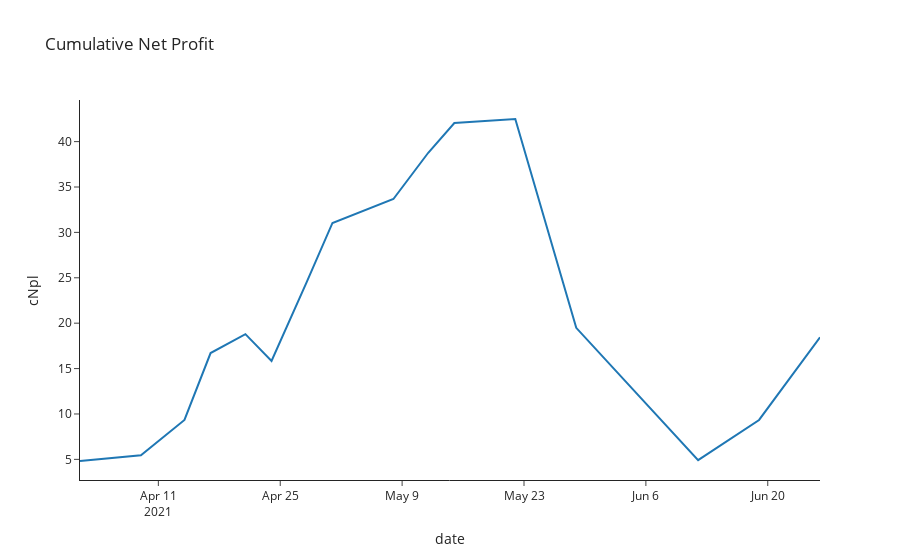

The notebook cell this image was saved under:
### Code cell
# Entire Period Cumulative PL

d = (
    df_test
    .merge(layBest[['track', 'race_distance']])
    .assign(npl=lambda x: x['lay_npl'])
    .assign(stake=1)
    .groupby(['date'], as_index=False)
    .agg({'npl': 'sum'})
)    


d['cNpl'] = d.npl.cumsum()

chart = px.line(d, x="date", y="cNpl", title='Cumulative Net Profit', template='simple_white')

chart

### Figure 1 — Plotly figure (JSON) as saved in the notebook; plotly's stock layout.template omitted (floating-point values rounded to 4 significant figures)
{"data": [{"hovertemplate": "date=%{x}<br>cNpl=%{y}<extra></extra>", "legendgroup": "", "line": {"color": "#1F77B4", "dash": "solid"}, "mode": "lines", "name": "", "orientation": "v", "showlegend": false, "type": "scatter", "x": ["2021-04-02", "2021-04-09", "2021-04-14", "2021-04-17", "2021-04-21", "2021-04-24", "2021-04-28", "2021-05-01", "2021-05-08", "2021-05-12", "2021-05-15", "2021-05-22", "2021-05-29", "2021-06-12", "2021-06-19", "2021-06-26"], "xaxis": "x", "y": [4.82, 5.44, 9.34, 16.71, 18.79, 15.84, 24.43, 31.04, 33.68, 38.77, 42.04, 42.49, 19.49, 4.91, 9.34, 18.44], "yaxis": "y"}], "layout": {"legend": {"tracegroupgap": 0}, "title": {"text": "Cumulative Net Profit"}, "xaxis": {"anchor": "y", "domain": [0, 1], "title": {"text": "date"}}, "yaxis": {"anchor": "x", "domain": [0, 1], "title": {"text": "cNpl"}}}}
